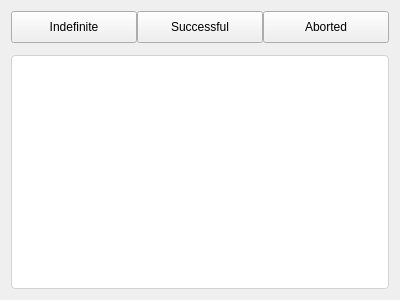
<?xml version="1.0" encoding="UTF-8"?>
<ui version="4.0">
 <class>DemoWindow</class>
 <widget class="QMainWindow" name="DemoWindow">
  <property name="geometry">
   <rect>
    <x>0</x>
    <y>0</y>
    <width>400</width>
    <height>300</height>
   </rect>
  </property>
  <property name="windowTitle">
   <string>Progress Circle Demo</string>
  </property>
  <widget class="QWidget" name="centralWidget">
   <layout class="QVBoxLayout" name="verticalLayout" stretch="0,1">
    <property name="spacing">
     <number>12</number>
    </property>
    <item>
     <layout class="QHBoxLayout" name="horizontalLayout">
      <property name="spacing">
       <number>0</number>
      </property>
      <item>
       <widget class="QPushButton" name="indefiniteButton">
        <property name="minimumSize">
         <size>
          <width>0</width>
          <height>32</height>
         </size>
        </property>
        <property name="text">
         <string>Indefinite</string>
        </property>
       </widget>
      </item>
      <item>
       <widget class="QPushButton" name="successfulButton">
        <property name="minimumSize">
         <size>
          <width>0</width>
          <height>32</height>
         </size>
        </property>
        <property name="text">
         <string>Successful</string>
        </property>
       </widget>
      </item>
      <item>
       <widget class="QPushButton" name="abortedButton">
        <property name="minimumSize">
         <size>
          <width>0</width>
          <height>32</height>
         </size>
        </property>
        <property name="text">
         <string>Aborted</string>
        </property>
       </widget>
      </item>
     </layout>
    </item>
    <item>
     <widget class="QWidget" name="itemList" native="true">
      <property name="styleSheet">
       <string notr="true">#itemList{
background-color: white;
border-radius: 4px;
border: 1px solid lightgrey;
}</string>
      </property>
      <layout class="QVBoxLayout" name="verticalLayout_3">
       <property name="leftMargin">
        <number>0</number>
       </property>
       <property name="topMargin">
        <number>0</number>
       </property>
       <property name="rightMargin">
        <number>0</number>
       </property>
       <property name="bottomMargin">
        <number>0</number>
       </property>
       <item>
        <layout class="QVBoxLayout" name="itemListLayout">
         <property name="spacing">
          <number>0</number>
         </property>
        </layout>
       </item>
      </layout>
     </widget>
    </item>
   </layout>
  </widget>
 </widget>
 <layoutdefault spacing="6" margin="11"/>
 <resources/>
 <connections/>
</ui>
